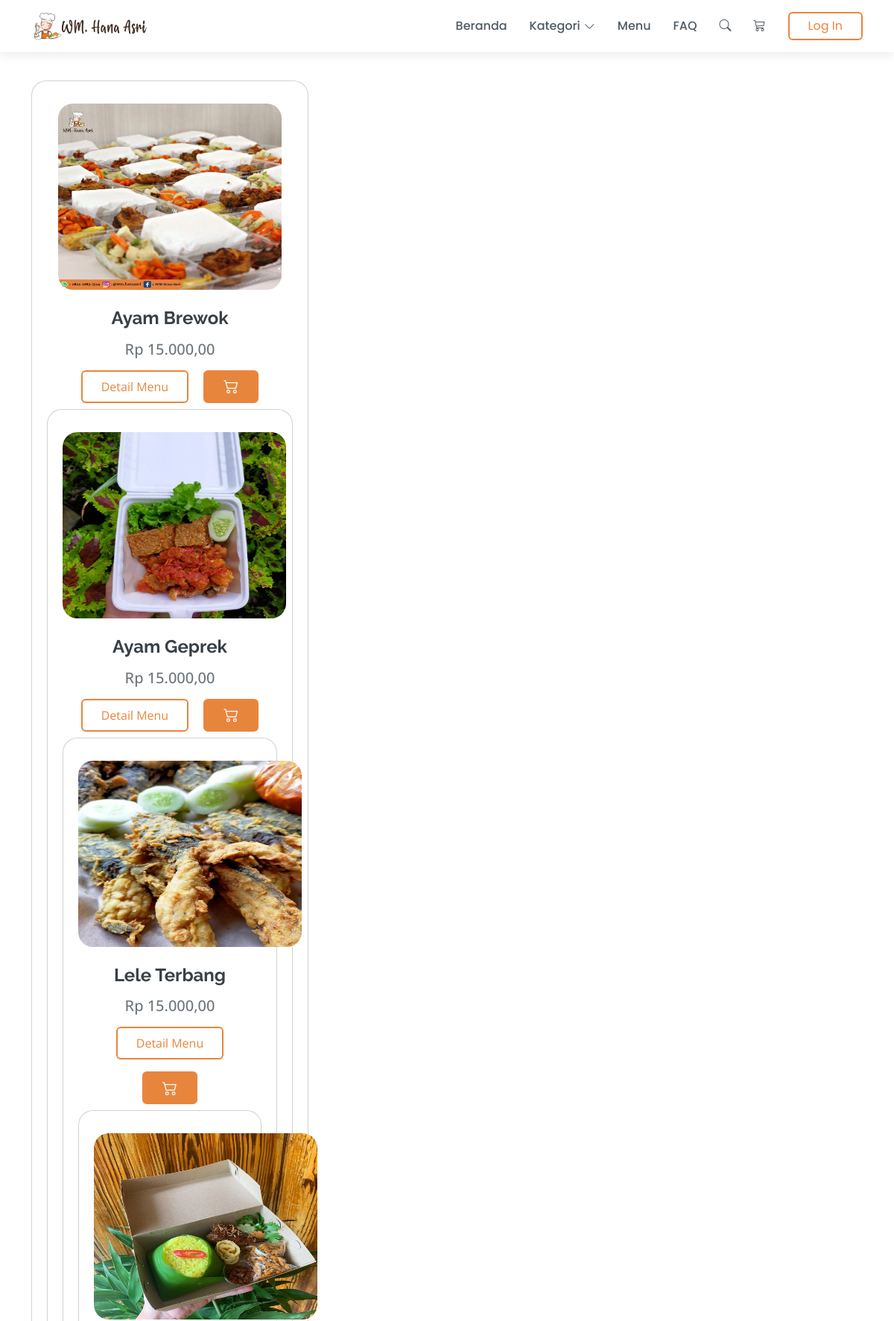
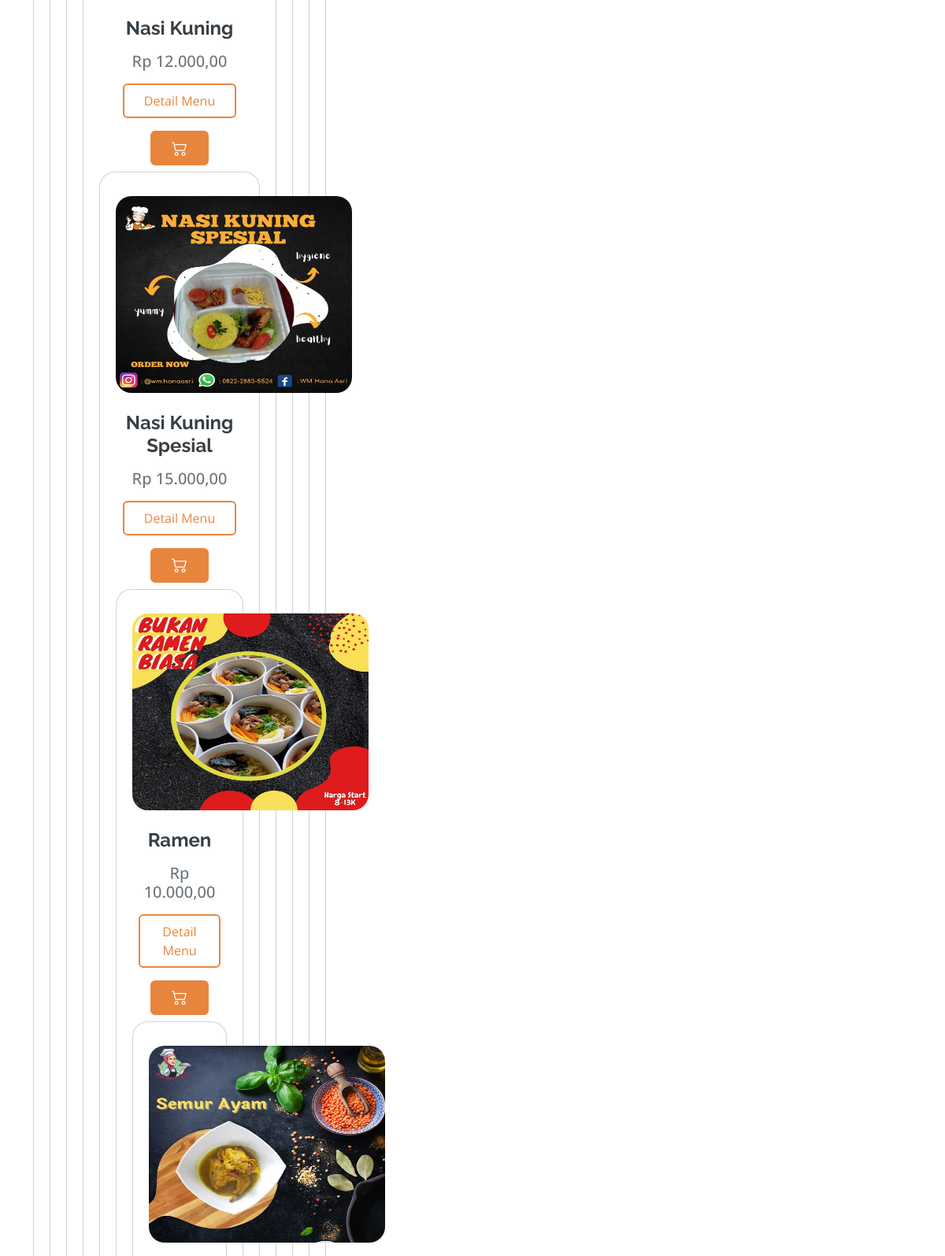
Screenshot of /search.php (upper part) with the database file from the repository (2 pictures, top to bottom).
### tables this page shows
CREATE TABLE `menu` (
  `id_menu` int(11) NOT NULL,
  `nama_menu` varchar(100) NOT NULL,
  `harga` varchar(50) NOT NULL,
  `detail` text NOT NULL,
  `gambar` varchar(50) NOT NULL,
  `id_kategori` int(11) NOT NULL
);

### function/rupiah.php (called while the page is built)
<?php
function rupiah($angka){
	$hasil_rupiah = "Rp " . number_format($angka,2,',','.');
	return $hasil_rupiah;
}
?>

### search.php (the view, shortened to what this page needs)
<?php
include ("header.php");
$s = $_POST['search'];
?>
<br>
<br>
        <section id="menu" class="what-we-do">
            <div class="container">
                                         <div class="col-lg-4 col-md-6 d-flex align-items-stretch mt-0" style="margin-bottom: 30px;">
                <?php
                    $brgs=mysqli_query($koneksi,"SELECT * FROM menu where nama_menu like '%$s%' order by id_menu ASC");
                    $x = mysqli_num_rows($brgs);
                    if($x>0){
                        while($p=mysqli_fetch_array($brgs)){
                            ?>
                                <div class="card icon-box" style="border-radius: 20px;">
                                    <div class="img">
                                        <img src="assets/img/menu/<?php echo $p['gambar']; ?>" alt="" width="300px" height="250px" style="border-radius: 20px;">
                                    </div>
                                    <br>
                                    <h4><a href="product_detail.php?id_menu=<?php echo $p['id_menu'] ?>"><?php echo $p['nama_menu']; ?></a></h4>
                                    <h5 class="text-secondary" style="font-family: 'Open Sans', sans-serif;"><?php echo rupiah($p['harga']); ?></h5>
                                    <div>
                                        <a href="product_detail.php?id_menu=<?php echo $p['id_menu'] ?>"><button class="btn m-2 pt-2 pb-2" style="color: #E8853D;">Detail Menu</button></a>
                                        <?php
                                        if(isset($_SESSION['id'])) {
                                          ?>
                                          <button class="btn m-2" style="background-color: #E8853D;">
                                            <a href="cart.php?id_menu=<?php echo $p['id_menu'] ?> & action=add" style="color: #fff; font-size: 20px"><span class="bi-cart2"></span></a>
                                        </button>
                                    </div>
                                </div>
                            </div>
                            <?php
                        }else{
                            ?>
                            <button class="btn m-2" style="background-color: #E8853D;">
                              <a onclick="return confirm('Silahkan Login Terlebih Dahulu!')" href="login.php" style="color: #fff; font-size: 20px"><span class="bi-cart2"></span></a>
                          </button>
                          <?php
                      }
                  }
              }
          ?>
      </div>
  </section>
<?php
  include('footer.php')
?>

### assets/css/index.css (style rules this page uses)
body { font-family: "Open Sans", sans-serif; color: #444444; }
a { color: #E8853D; text-decoration: none; }
h1, h2, h3, h4, h5, h6 { font-family: "Raleway", sans-serif; }
.btn { display: inline-block; color: #E8853D; text-decoration: none; padding: 5px 25px; border: 2px solid #E8853D; overflow: hidden; position: relative; transition: color .5s .25s; }
.btn::before, .btn::after { content: ''; position: absolute; top: 0; width: 50%; height: 100%; background-color: #E8853D; z-index: -1; transform: scaleX(0); transition: transform .5s cubic-bezier(.785, .135, .15, .86); }
.btn::before { left: 0; transform-origin: left; }
.btn::after { right: 0; transform-origin: right; }
section { padding: 60px 0; }
.what-we-do .icon-box { text-align: center; padding: 30px 20px; transition: all ease-in-out 0.3s; background: #fff; }
.what-we-do .icon-box h4 { font-weight: 700; margin-bottom: 15px; font-size: 24px; }
.what-we-do .icon-box h4 a { color: #384046; transition: ease-in-out 0.3s; }

### rows the page displays
menu: gambar (picture), nama_menu "Ayam Brewok", harga "Rp 15.000,00"
menu: gambar (picture), nama_menu "Ayam Geprek", harga "Rp 15.000,00"
menu: gambar (picture), nama_menu "Lele Terbang", harga "Rp 15.000,00"
menu: gambar (picture), nama_menu "Nasi Kuning", harga "Rp 12.000,00"
menu: gambar (picture), nama_menu "Nasi Kuning Spesial", harga "Rp 15.000,00"
menu: gambar (picture), nama_menu "Ramen", harga "Rp 10.000,00"
menu: gambar (picture)
